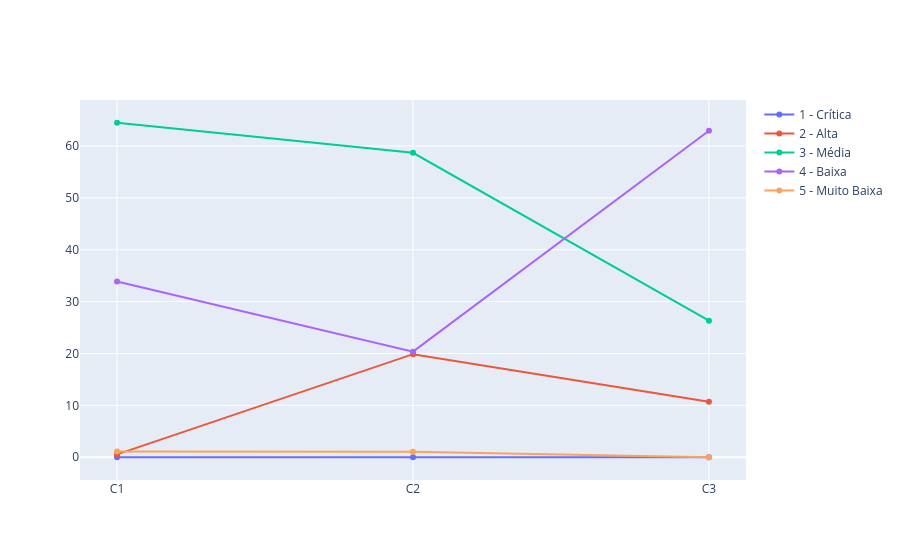

The notebook cell saved with this chart:
### Markdown cell above
###### Gráfico: Representatividade de Prioridades por Período

### Code cell
fig = go.Figure()
for equipe in prioridades['Prioridade']:
    fig.add_trace(go.Scatter(
                              x=['C1', 'C2', 'C3'], 
                              y=[prioridades.loc[prioridades['Prioridade']==equipe, 'pct_inc_c1'].values[0],
                                prioridades.loc[prioridades['Prioridade']==equipe, 'pct_inc_c2'].values[0],
                                prioridades.loc[prioridades['Prioridade']==equipe, 'pct_inc_c3'].values[0]],
                              mode='lines+markers', name=equipe
                             )
                  )
fig.show()

### Figure 1 — Plotly figure (JSON) as saved in the notebook; plotly's stock layout.template omitted (floating-point values rounded to 4 significant figures)
{"data": [{"mode": "lines+markers", "name": "1 - Crítica", "type": "scatter", "x": ["C1", "C2", "C3"], "y": [0, 0, 0]}, {"mode": "lines+markers", "name": "2 - Alta", "type": "scatter", "x": ["C1", "C2", "C3"], "y": [0.55, 19.87, 10.71]}, {"mode": "lines+markers", "name": "3 - Média", "type": "scatter", "x": ["C1", "C2", "C3"], "y": [64.48, 58.69, 26.33]}, {"mode": "lines+markers", "name": "4 - Baixa", "type": "scatter", "x": ["C1", "C2", "C3"], "y": [33.88, 20.36, 62.94]}, {"mode": "lines+markers", "name": "5 - Muito Baixa", "type": "scatter", "x": ["C1", "C2", "C3"], "y": [1.09, 1.07, 0.02]}], "layout": {}}
